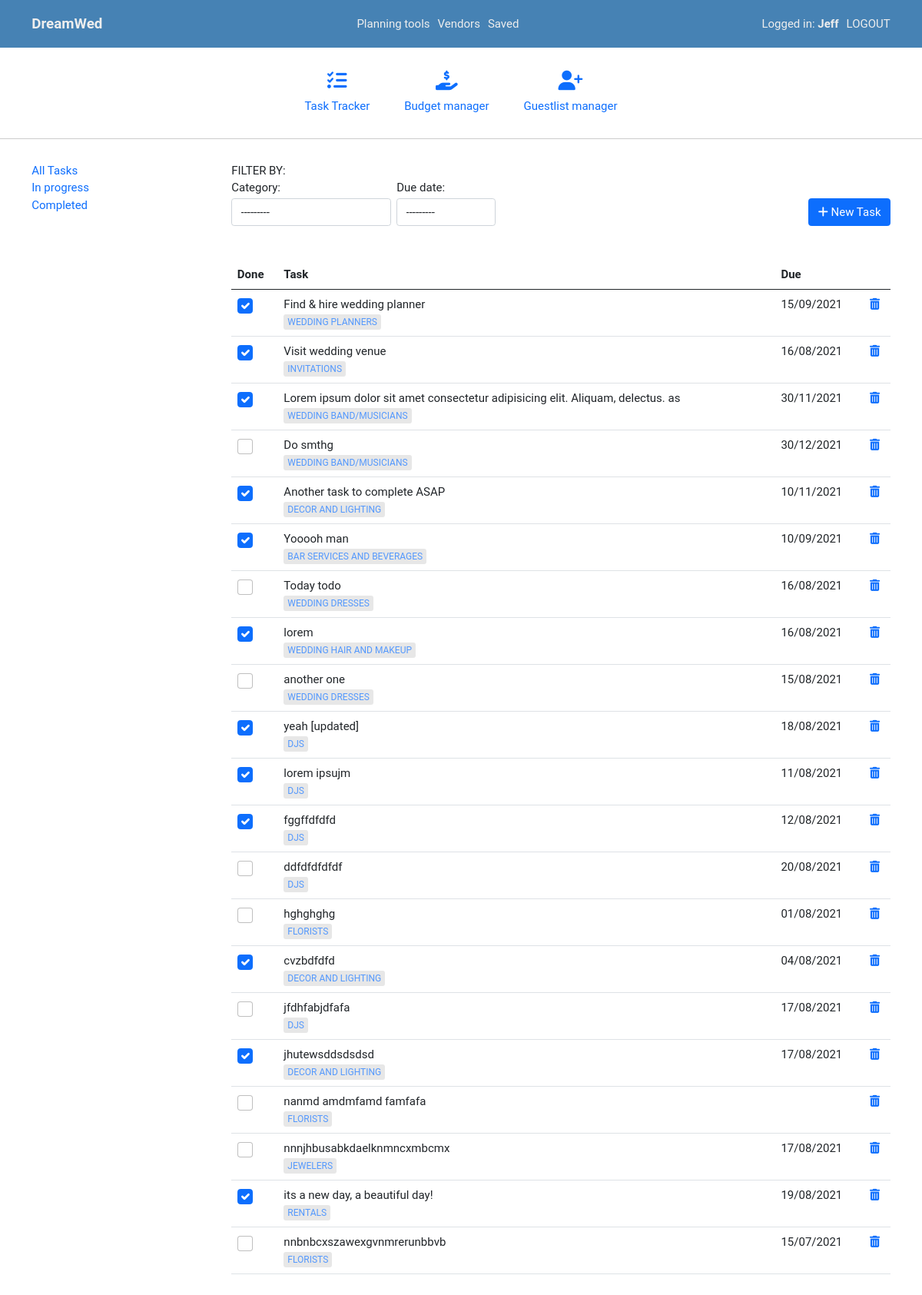
Before: /U/3/checklist/all/ (signed in) with the older database file.
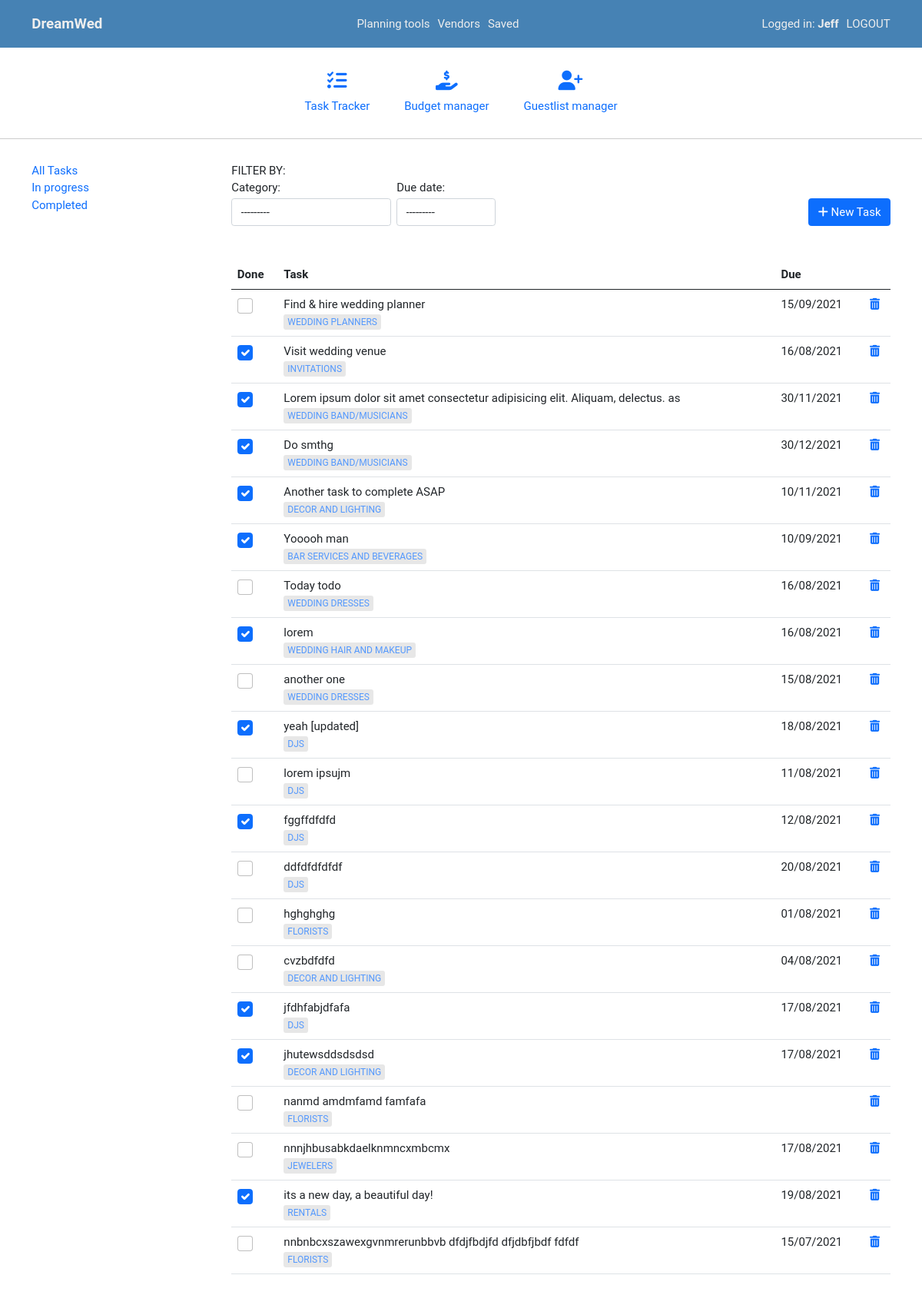
After: the same page with the newer database file.
### dreamwed/models.py (models this page shows, shortened)
class Todo(models.Model):
   user = models.ForeignKey(WeddingPlanner, on_delete=models.CASCADE)
   content = models.TextField(max_length=5000)
   category = models.ForeignKey(VendorCategory, on_delete=SET_NULL, blank=True, null=True)
   due_date = models.DateField(
      blank=True,
      null=True,
      help_text='When would you like to have this done?',
      )
   cost = models.FloatField(
      blank=True,
      null=True,
      help_text='Would you like to create a budget for this task?',
      )
   completed = models.BooleanField(
      default=False,
      help_text='Mark this task as completed.',
      )

class VendorCategory(models.Model):
   name = models.CharField(max_length=200, help_text='Select a category (EG: Wedding venue)')
   def __str__(self):
      return self.name

### main/decorators.py (the view)
   def wrapper_func(request, *args, **kwargs):
      if request.user.is_wedding_planner:
         return view_func(request, *args, **kwargs)
      else:
         error_msg = 'Unauthorised action. You must be a wedding planner to access this page!'
         return HttpResponse(error_msg)

### dreamwed/forms.py
class TodoForm(ModelForm):
   class Meta:
      model = Todo
      fields = ['content', 'category', 'cost', 'due_date']
      widgets = {
         'due_date': DateInput(attrs={'type': 'date'}),
      }

### dreamwed/views/wedplanner.py (called while the page is built)
@login_required
@wedding_planner_required
def check_list(request, user_id):
   all_todos = Todo.objects.filter(user_id=request.user.id)
   form = TodoForm()
   context = {
      'todos': all_todos,
      'form': form,
      'no_task_msg': 'No wedding tasks created yet!',
   }
   return render(request, 'wedplanner/checklist.html', context)

### templates/wedplanner/checklist.html (shortened to what this page needs)
{% extends 'base.html' %}
{% load widget_tweaks %}
{% block body %}
{% include 'include/header.html' %}
{% include 'include/tools-nav.html' %}
<section>
   <div class="container grid-200-auto">
      <div class="side-nav">
         <a href="{% url 'checklist-all' user.id %}">All Tasks</a><br>
         <a href="{% url 'checklist-in-progress' user.id %}">In progress</a><br>
         <a href="{% url 'checklist-completed' user.id %}">Completed</a>
      </div>
      <div class="main-content">
         <div class="d-flex justify-content-between align-items-end">
            <div>
               <span>FILTER BY:</span><br>
               <div class="d-flex sm-gap">
                  <div class="form-group m-0">
                     <label for="">Category:</label>
                     {% render_field form.category class+="filter-todos filter-category form-control" %}
                  </div>
                  <div class="form-group m-0">
                     <label for="">Due date:</label>
                     <select name="due-date" id="filter-due-date" class="filter-todos filter-date form-control">
                        <option value="" selected>---------</option>
                     </select>
                  </div>
               </div>
            </div>
            <button type="button" class="btn btn-primary" data-bs-toggle="modal" data-bs-target="#addTask">
               <i class="fas fa-plus"></i>
               <span>New Task</span>
            </button>
         </div>
         <br><br>
         {% if todos %}
         <table class="table">
            <thead>
               <tr>
                  <th>Done</th>
                  <th>Task</th>
                  <th>Due</th>
                  <th></th>
               </tr>
            </thead>
            <tbody>
            {% for todo in todos %}
               <tr class="checklist-item">
                  <td>
                     <form name="markComplete" action="{% url 'mark-task-as-complete' user_id=user.id task_id=todo.id %}">
                        <input type="checkbox" value="{{ todo.completed }}" class="form-check-input change_task_complete" onchange="this.form.submit()">
                     </form>
                  </td>
                  <td class="pointer" title="Click to update this task." data-task-id="{{ todo.id }}" data-bs-toggle="modal" data-bs-target="#updateTask" onclick="updateTask(this.getAttribute('data-task-id'));">
                     <div class="task">{{ todo.content }}</div>
                     <span class="task-label">{{ todo.category }}</span>
                  </td>
                  <td style="text-transform: capitalize;">
                     {% if todo.due_date %}
                     <span class="todo-due-date">{{ todo.due_date|date:'d/m/Y' }}</span>
                     {% endif %}
                  </td>
                  <td>
                     <a href="{% url 'delete-task' user_id=user.id task_id=todo.id %}"><i class="fas fa-trash-alt"></i></a>
                  </td>
               </tr>
            {% endfor %}
            </tbody>
         </table>
         {% else %}
            <div class="center">
               <br><br><br>
               <h4>{{ no_task_msg }}</h4>
            </div>
         {% endif %}
      </div>
   </div>
</section>
{% endblock %}
{% block scripts %}
{% load static %}
{% endblock %}

Changed rows visible on the page:
changed Todo "Find & hire wedding planner": completed "☑" → "☐"
changed Todo "Do smthg": completed "☐" → "☑"
changed Todo "lorem ipsujm": completed "☑" → "☐"
changed Todo "cvzbdfdfd": completed "☑" → "☐"
changed Todo "jfdhfabjdfafa": completed "☐" → "☑"
changed Todo: content "nnbnbcxszawexgvnmrerunbbvb" → "nnbnbcxszawexgvnmrerunbbvb dfdjfbdjfd dfjdbfjbdf fdfdf"
